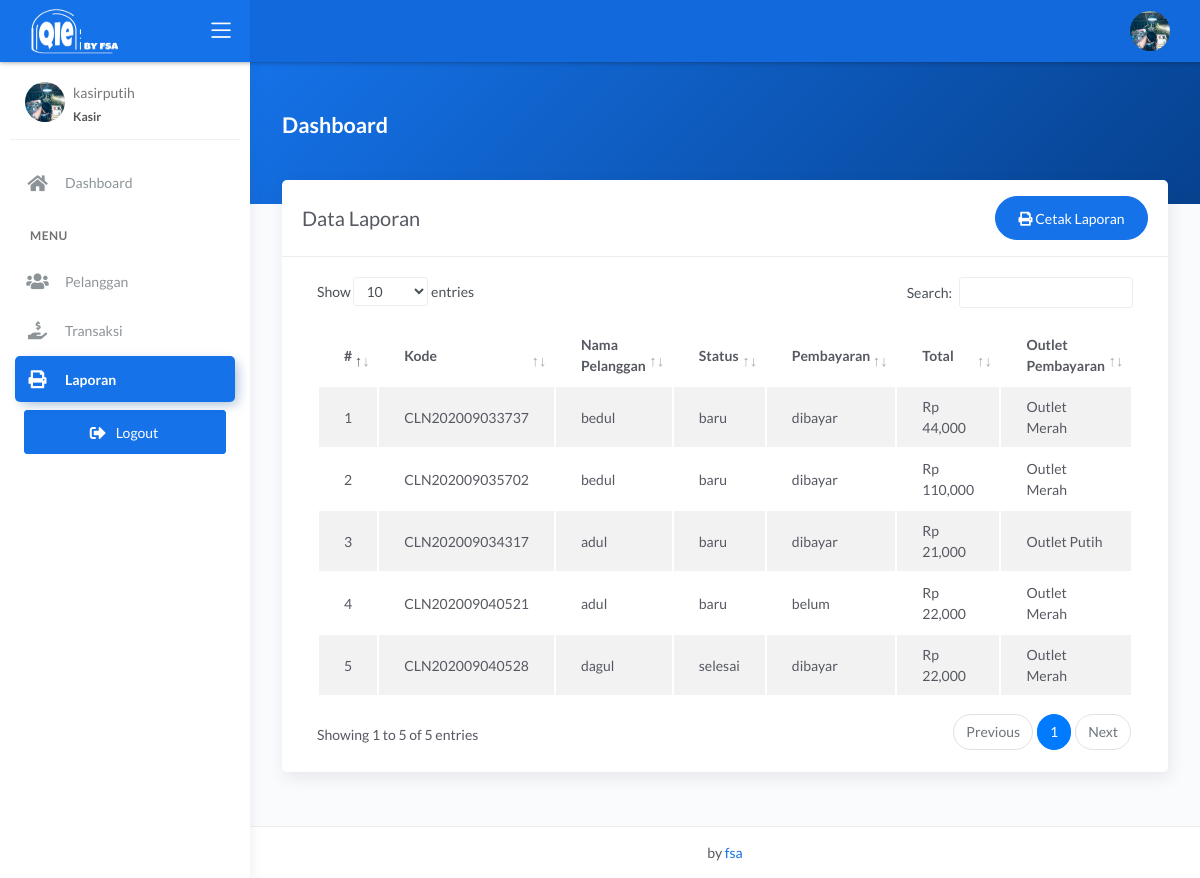
/kasir/laporan.php (signed in), run on the app's committed database.
### tables this page shows
CREATE TABLE `transaksi` (
  `id_transaksi` int(11) NOT NULL,
  `outlet_id` int(11) DEFAULT NULL,
  `kode_invoice` varchar(228) DEFAULT NULL,
  `id_pelanggan` int(11) DEFAULT NULL,
  `tgl` datetime DEFAULT NULL,
  `batas_waktu` datetime DEFAULT NULL,
  `tgl_pembayaran` datetime DEFAULT NULL,
  `biaya_tambahan` int(11) DEFAULT NULL,
  `diskon` double DEFAULT NULL,
  `pajak` int(11) DEFAULT NULL,
  `status` enum('baru','proses','selesai','diambil') DEFAULT NULL,
  `status_bayar` enum('dibayar','belum') DEFAULT NULL,
  `id_user` int(11) DEFAULT NULL
);

CREATE TABLE `pelanggan` (
  `id_pelanggan` int(11) NOT NULL,
  `nama_pelanggan` varchar(228) NOT NULL,
  `alamat_pelanggan` text NOT NULL,
  `jenis_kelamin` enum('L','P') NOT NULL,
  `telp_pelanggan` varchar(15) NOT NULL,
  `no_ktp` varchar(30) NOT NULL
);

CREATE TABLE `detail_transaksi` (
  `id_detail` int(11) NOT NULL,
  `id_transaksi` int(11) NOT NULL,
  `id_paket` int(11) NOT NULL,
  `qty` double NOT NULL,
  `total_harga` double NOT NULL,
  `keterangan` text NOT NULL,
  `total_bayar` int(11) NOT NULL
);

CREATE TABLE `outlet` (
  `id_outlet` int(11) NOT NULL,
  `nama_outlet` varchar(228) DEFAULT NULL,
  `alamat_outlet` text DEFAULT NULL,
  `telp_outlet` varchar(15) DEFAULT NULL
);

### kasir/laporan.php (the view, shortened to what this page needs)
<?php
$title = 'Data Laporan';
require 'koneksi.php';
$query = "SELECT transaksi.*, pelanggan.nama_pelanggan, detail_transaksi.total_harga, outlet.nama_outlet FROM transaksi INNER JOIN pelanggan ON pelanggan.id_pelanggan = transaksi.id_pelanggan INNER JOIN detail_transaksi ON detail_transaksi.id_transaksi = transaksi.id_transaksi INNER JOIN outlet ON outlet.id_outlet = transaksi.outlet_id";
$data = mysqli_query($conn, $query);
require 'header.php';
?>
<div class="panel-header bg-primary-gradient">
    <div class="page-inner py-5">
        <div class="d-flex align-items-left align-items-md-center flex-column flex-md-row">
            <div>
                <h2 class="text-white pb-2 fw-bold">Dashboard</h2>
            </div>
        </div>
    </div>
</div>
<div class="page-inner mt--5">
    <diva class="row">
        <div class="col-md-12">
            <div class="card">
                <div class="card-header">
                    <div class="d-flex align-items-center">
                        <h4 class="card-title"><?= $title; ?></h4>
                        <a href="cetak.php" target="_blank" class="btn btn-primary btn-round ml-auto">
                            <i class="fas fa-print"></i>
                            Cetak Laporan
                        </a>
                    </div>
                </div>
                <div class="card-body">
                    <div class="table-responsive">
                        <table id="basic-datatables" class="display table table-striped table-hover">
                            <thead>
                                <tr>
                                    <th style="width: 7%">#</th>
                                    <th>Kode</th>
                                    <th>Nama Pelanggan</th>
                                    <th>Status</th>
                                    <th>Pembayaran</th>
                                    <th>Total</th>
                                    <th>Outlet Pembayaran</th>
                                </tr>
                            </thead>
                            <tbody>
                                <?php
                                $no = 1;
                                if (mysqli_num_rows($data) > 0) {
                                    while ($trans = mysqli_fetch_assoc($data)) {
                                ?>
                                        <tr>
                                            <td><?= $no++; ?></td>
                                            <td><?= $trans['kode_invoice']; ?></td>
                                            <td><?= $trans['nama_pelanggan']; ?></td>
                                            <td><?= $trans['status']; ?></td>
                                            <td><?= $trans['status_bayar']; ?></td>
                                            <td><?= 'Rp ' . number_format($trans['total_harga']); ?></td>
                                            <td><?= $trans['nama_outlet']; ?></td>
                                        </tr>
                                <?php }
                                }
                                ?>
                            </tbody>
                        </table>
                    </div>
                </div>
            </div>
        </div>
</div>
</div>
<?php
require 'footer.php';
?>

### data on the page
transaksi: kode_invoice "CLN202009033737", id_pelanggan.nama_pelanggan "bedul", status "baru", status_bayar "dibayar", detail_transaksi.total_harga "44,000", outlet.nama_outlet "Outlet Merah"
transaksi: kode_invoice "CLN202009035702", id_pelanggan.nama_pelanggan "bedul", status "baru", status_bayar "dibayar", detail_transaksi.total_harga "110,000", outlet.nama_outlet "Outlet Merah"
transaksi: kode_invoice "CLN202009034317", id_pelanggan.nama_pelanggan "adul", status "baru", status_bayar "dibayar", detail_transaksi.total_harga "21,000", outlet.nama_outlet "Outlet Putih"
transaksi: kode_invoice "CLN202009040521", id_pelanggan.nama_pelanggan "adul", status "baru", status_bayar "belum", detail_transaksi.total_harga "22,000", outlet.nama_outlet "Outlet Merah"
transaksi: kode_invoice "CLN202009040528", id_pelanggan.nama_pelanggan "dagul", status "selesai", status_bayar "dibayar", detail_transaksi.total_harga "22,000", outlet.nama_outlet "Outlet Merah"

### other printed values
$_SESSION['username'] "kasirputih"
$title "Data Laporan"
